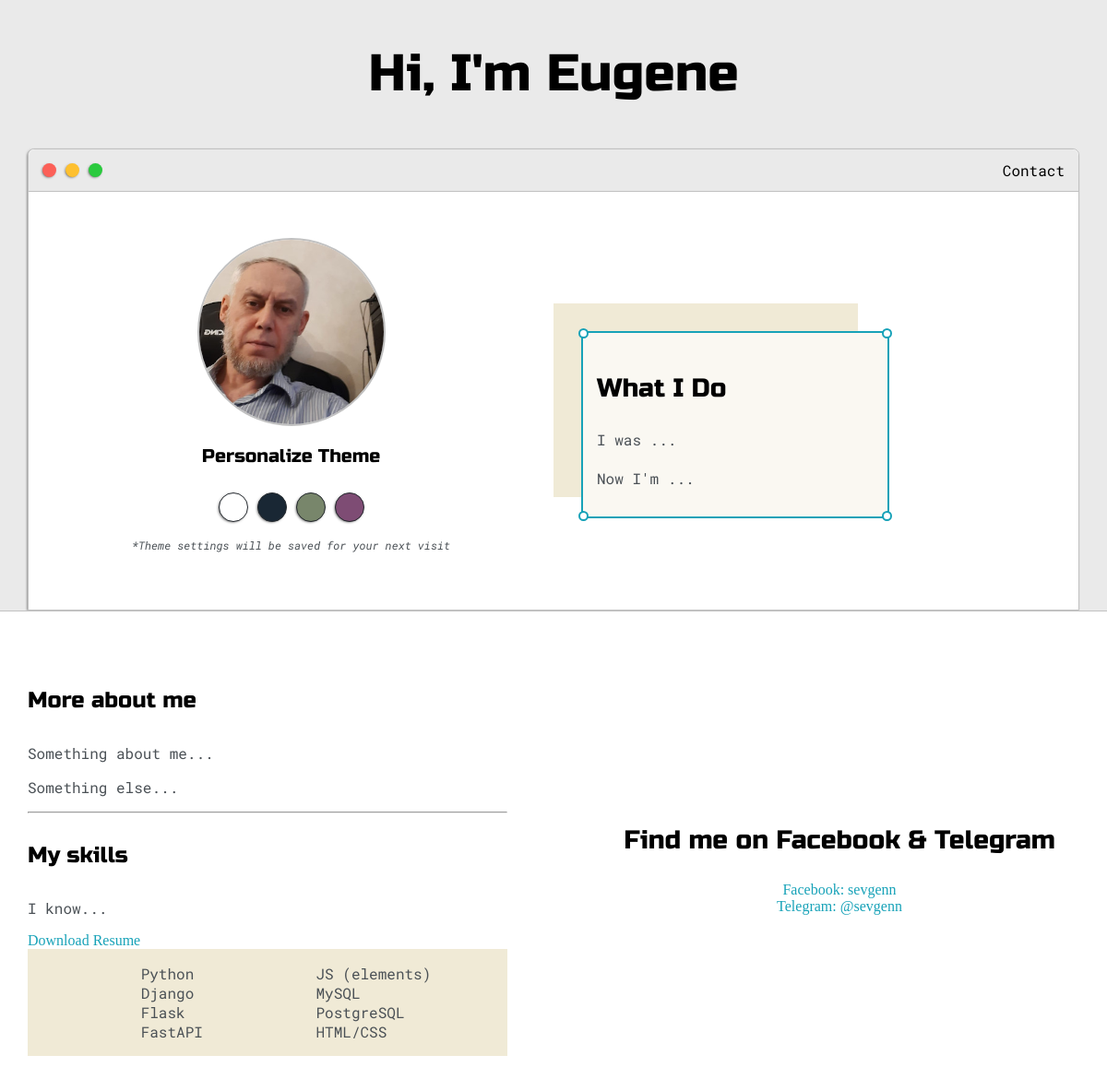
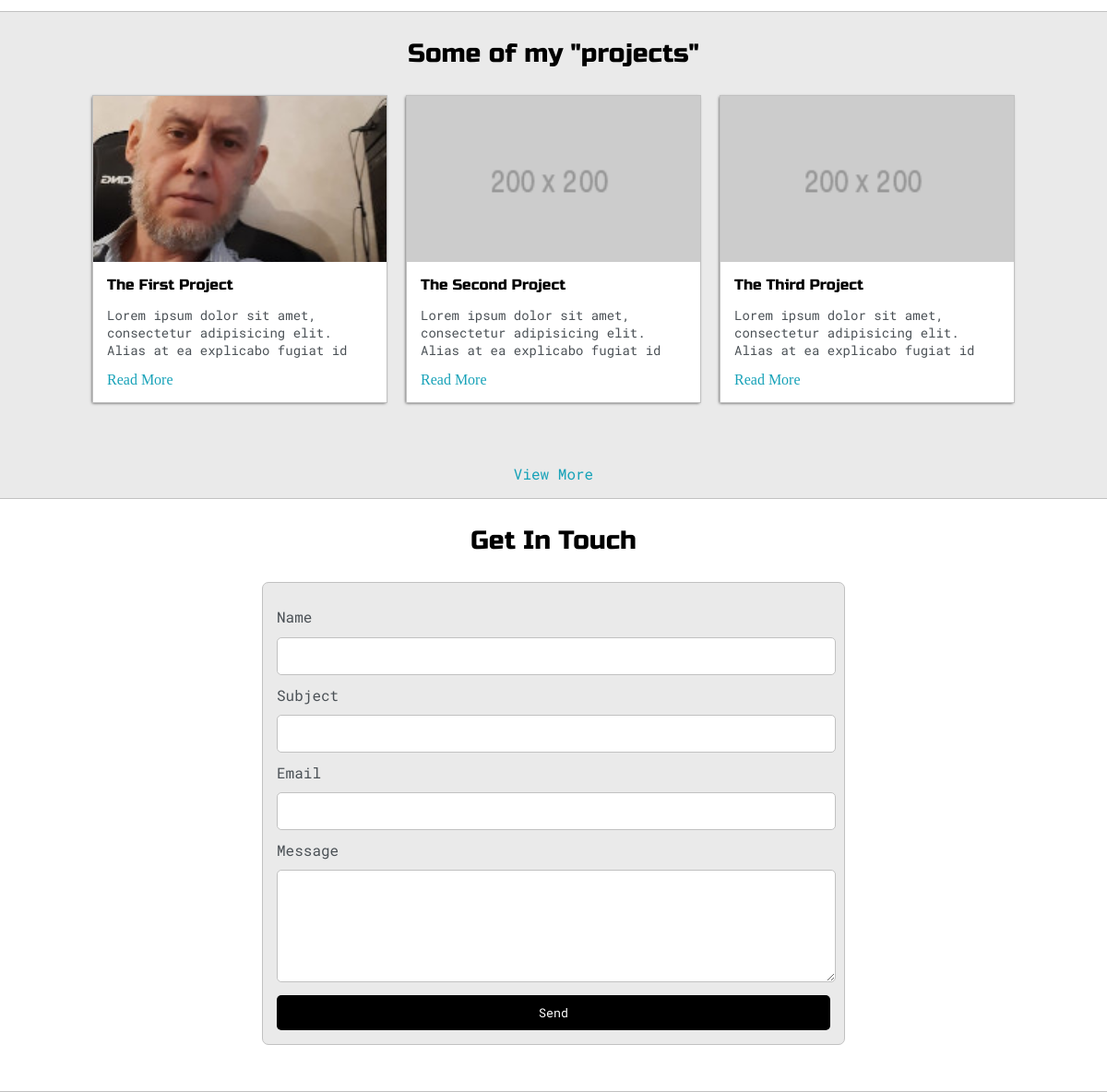
The page / on the database its author committed (2 pictures, top to bottom).
### base/models.py (models this page shows, shortened)
class Post(models.Model):
    headline = models.CharField(max_length=200)
    sub_headline = models.CharField(max_length=200, null=True, blank=True)
    thumbnail = models.ImageField(null=True, blank=True, upload_to='images', default='images/placeholder_200x200.png')
    body = RichTextUploadingField(null=True, blank=True)
    created = models.DateTimeField(auto_now_add=True)
    active = models.BooleanField(default=False)
    featured = models.BooleanField(default=False)
    tags = models.ManyToManyField(Tag, blank=True)
    slug = models.SlugField(null=True, blank=True)

### base/views.py (the view)
# urls.py: path('', views.home, name='home'),
def home(request):
    posts = Post.objects.filter(active=True, featured=True)[0:3]
    context = {'posts': posts}
    return render(request, 'base/index.html', context)

### base/templates/base/index.html (shortened to what this page needs)
<!DOCTYPE html>
{% load static %}
<html lang="en">
<head>
    <link rel="stylesheet" href="{% static 'css/default.css' %}">
    <link id="theme-style" rel="stylesheet" href="">
</head>
<body>
    <section class="s1">
        <div class="main-container">
            <div class="greeting-wrapper">
                <h1>Hi, I'm Eugene</h1>
            </div>
            <div class="intro-wrapper">
                {% include 'base/navbar.html' %}
                <div class="left-column">
                    <img id="profile-pic" src="{% static 'images/my_photo300.jpg' %}" alt="">
                    <h5>Personalize Theme</h5>
                    <div id="theme-options-wrapper">
                        <div id="light-mode" class="theme-dot" data-mode="light"></div>
                        <div id="blue-mode" class="theme-dot" data-mode="blue"></div>
                        <div id="green-mode" class="theme-dot" data-mode="green"></div>
                        <div id="purple-mode" class="theme-dot" data-mode="purple"></div>
                    </div>
                    <p id="settings-note">*Theme settings will be saved for your next visit</p>
                </div>
                <div class="right-column">
                    <div id="preview-shadow">
                        <div id="preview">
                            <div id="corner-tl" class="corner"></div>
                            <div id="corner-tr" class="corner"></div>
                            <h3>What I Do</h3>
                            <p>I was ...<br><br>
                                Now I'm ...</p>
                            <div id="corner-br" class="corner"></div>
                            <div id="corner-bl" class="corner"></div>
                        </div>
                    </div>
                </div>
            </div>
        </div>
    </section>
    <section class="s2">
        <div class="main-container">
            <div class="about-wrapper">
                <div class="about-me">
                    <h4>More about me</h4>
                    <p>Something about me...</p>
                    <p>Something else...</p>
                    <hr>
                    <h4>My skills</h4>
                    <p>I know...</p>
                    <a href="#" target="_blank">Download Resume</a>
                    <div id="skills">
                        <ul>
                            <li>Python</li>
                            <li>Django</li>
                            <li>Flask</li>
                            <li>FastAPI</li>
                        </ul>
                        <ul>
                            <li>JS (elements)</li>
                            <li>MySQL</li>
                            <li>PostgreSQL</li>
                            <li>HTML/CSS</li>
                        </ul>
                    </div>
                </div>
                <div class="social-links">
                    <h3>Find me on Facebook & Telegram</h3>
                    <a href="" target="_blank">Facebook: sevgenn</a>
                    <a href="" target="_blank">Telegram: @sevgenn</a>
                </div>
            </div>
        </div>
    </section>
    <section class="s1">
        <div class="main-container">
            <h3 class="section-title">Some of my "projects"</h3>
            <div class="post-wrapper">
                {% for post in posts %}
                    <div>
                        <div class="post">
                            <img class="thumbnail" src="{{ post.thumbnail.url }}" alt="">
                            <div class="post-preview">
                                <h6 class="post-title">{{ post.headline }}</h6>
                                <p class="post-intro">{{ post.sub_headline }}</p>
                                <a href="{% url 'post' post.slug %}" target="_blank">Read More</a>
                            </div>
                        </div>
                    </div>
                {% endfor %}
            </div>
            <p align="center"><a href="{% url 'posts' %}">View More</a></p>
        </div>
    </section>
    <section class="s2">
        <div class="main-container">
            <h3 class="section-title">Get In Touch</h3>
            <form id="contact-form" action="{% url 'send_email' %}" method="POST">
                <label for="name">Name</label>
                <input id="name" class="input-field" type="text" name="name">
                <label for="subject">Subject</label>
                <input id="subject" class="input-field" type="text" name="subject">
                <label for="email">Email</label>
                <input id="email" class="input-field" type="text" name="email">
                <label for="message">Message</label>
                <textarea id="message" class="input-field" name="message"></textarea>
                <input id="submit-btn" type="submit" value="Send">
            </form>
        </div>
    </section>
</body>
</html>

### rows shown on the page
Post: thumbnail (picture), headline "The First Project", sub_headline "Lorem ipsum dolor sit amet, consectetur adipisicing elit. Alias at ea explicabo fugiat id"
Post: thumbnail (placeholder picture), headline "The Second Project", sub_headline "Lorem ipsum dolor sit amet, consectetur adipisicing elit. Alias at ea explicabo fugiat id"
Post: thumbnail (placeholder picture), headline "The Third Project", sub_headline "Lorem ipsum dolor sit amet, consectetur adipisicing elit. Alias at ea explicabo fugiat id"
